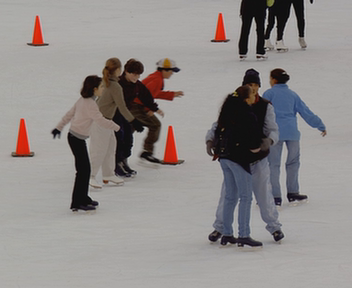
//> input picture testdata/images/001.png, 352 x 288 px
$ ./semiglobal_matching ../testdata/images/001.png ../testdata/images/002.png   (built with g++ and OpenCV 4)
//> lines starting //> are read from the running program, lines starting //| are printed output that depends on the picture
### common/imgutils/combine.impl.hpp
//Image combination functions (template implementations)
// Andreas Unterweger, 2016-2022
//This code is licensed under the 3-Clause BSD License. See LICENSE file for details.

#include "common.hpp"

//#include "combine.hpp"

namespace imgutils
{
  template<size_t N>
  cv::Mat CombineImages(const cv::Mat (&images)[N], const CombinationMode mode, const unsigned int border_size) //Comfort version for initializer lists (no need to explicitly specify N)
  {
	  return CombineImages(N, images, mode, border_size);
  }
}

### common/imgutils/combine.hpp
//Image combination functions (header)
// Andreas Unterweger, 2016-2018
//This code is licensed under the 3-Clause BSD License. See LICENSE file for details.

#pragma once

#include <cstddef>

#include <opencv2/core.hpp>

namespace imgutils
{
  using namespace std;

  using namespace cv;

  //Position of combined images
  enum CombinationMode { Horizontal, Vertical };

  //Method to convert difference images
  enum DifferenceConversionMode
  {
    Offset, //Adds 128 to the difference, clipping values below -128 and above 127, respectively
    Absolute, //Calculates absolute differences, i.e., without a sign
    Color //Converts positive differences to red values and negative differences to blue values
  };

  //Concatenates N images (of potentially different sizes and color spaces) horizontally or vertically with black borders between them. If the images differ in size, they are border-filled to the largest width and height across all images.
  template<size_t N>
  Mat CombineImages(const Mat (&images)[N], const CombinationMode mode, const unsigned int border_size = 3);

  //Concatenates N images (of potentially different sizes and color spaces) horizontally or vertically with black borders between them. If the images differ in size, they are border-filled to the largest width and height across all images.
  Mat CombineImages(const size_t N, const Mat images[], const CombinationMode mode, const unsigned int border_size);

  //Subtracts two (unsigned) 8-bit images from one another and returns a (signed) 16-bit difference image
  Mat SubtractImages(const Mat &image1, const Mat &image2);

  //Converts a difference image (with one channel of signed 16-bit values) to illustrate it as an unsigned 8-bit image, e.g., with imshow
  Mat ConvertDifferenceImage(const Mat &difference_image, DifferenceConversionMode mode = Color);
}

#include "combine.impl.hpp"

### common/imgutils/multiwin.cpp
//Multi-window arrangements
// Andreas Unterweger, 2022
//This code is licensed under the 3-Clause BSD License. See LICENSE file for details.

#include <algorithm>
#include <numeric>
#include <stdexcept>
#include <cassert>

#include "multiwin.hpp"

namespace imgutils
{
  MultiWindow::MultiWindow(const std::vector<VisibleWindow*> &windows, const WindowAlignment alignment, const std::vector<VisibleWindow*> &hidden_windows)
   : VisibleWindow("Window group"), hidden_windows(hidden_windows), alignment(alignment)
  {
    SetWindows(windows);
  }

  MultiWindow::MultiWindow(const WindowAlignment alignment)
   : VisibleWindow("Protected window group"), alignment(alignment)
  { }

  MultiWindow::~MultiWindow()
  {
    Hide();
  }

  void MultiWindow::SetWindows(const std::vector<VisibleWindow*> &windows)
  {
    assert(windows.size() >= 1);
    for (const auto * const window : windows)
      assert(window); //Window must not be null
    this->windows = windows;
    SetPosition(position);
  }

  // [50 lines left out: functions GetSize, SetSize, not called in this run]

  void MultiWindow::SetPosition(const cv::Point &position)
  {
    VisibleWindow::SetPosition(position);
    cv::Point current_position = position;
    for (auto * const window : windows)
    {
      window->SetPosition(current_position);
      const auto window_size = window->GetSize();
      switch (alignment)
      {
        case WindowAlignment::Horizontal:
          current_position += cv::Point(window_size.width, 0);
          break;
        case WindowAlignment::Vertical:
          current_position += cv::Point(0, window_size.height);
          break;
      }
    }
  }

  // [9 lines left out: function CreateWindow, not called in this run]

  void MultiWindow::AfterCreateWindow()
  {
  }

  // [27 lines left out: functions Update, DestroyWindow, Wait, WaitMinimal, not called in this run]
}

### common/imgutils/window.cpp
//Window abstraction
// Andreas Unterweger, 2022
//This code is licensed under the 3-Clause BSD License. See LICENSE file for details.

#include <stdexcept>
#include <algorithm>

#include <opencv2/highgui.hpp>

#include "window.hpp"

namespace imgutils
{
  WindowBase::WindowBase() : size(cv::Size()), position(cv::Point()) { }

  // [4 lines left out: function GetSize, not called in this run]

  void WindowBase::SetSize(const cv::Size &size)
  {
    this->size = size;
  }

  // [4 lines left out: function GetPosition, not called in this run]

  void WindowBase::SetPosition(const cv::Point &position)
  {
    this->position = position;
  }

  VisibleWindow::VisibleWindow(const std::string &title)
    : title(title),
      shown(false)
  { }

  VisibleWindow::~VisibleWindow()
  { }

  // [44 lines left out: functions Show, Hide, IsShown, ShowInteractive, WaitMinimal, not called in this run]

  cv::Size VisibleWindow::GetTotalSize(const cv::Size &size)
  {
    const cv::Size borders = cv::Size(2 * (outer_border_size + inner_border_size), outer_border_size + title_bar_height + inner_border_size + outer_border_size); //Left and right borders, top title bar and bottom border
    return size + borders;
  }

  Window::Window(const std::string &title, const cv::Mat &content, const cv::Size &size)
    : VisibleWindow(title),
      content(content),
      always_show_enhanced(false), position_like_enhanced(false)
  {
    SetSize(size);
  }

  Window::~Window()
  {
    Hide();
  }

  // [19 lines left out: functions AddControl, RemoveControl, not called in this run]

  cv::Size Window::GetContentSize() const
  {
    const auto content_size = size == cv::Size() ? content.size() : size; //Image size (if size is set to zeros), or desired size
    return content_size;
  }

  // [7 lines left out: function GetControlHeights, not called in this run]

  cv::Size Window::GetSize() const
  {
    const auto content_size = GetContentSize();
    auto total_size = VisibleWindow::GetTotalSize(content_size);
    if (IsEnhanced() || position_like_enhanced) //Enhanced window
      total_size.height += tool_bar_height + status_bar_height; //Consider additional tool bar and status bar
    total_size.height += GetControlHeights(); //Consider heights of window controls
    return total_size;
  }

  void Window::SetSize(const cv::Size &size)
  {
    VisibleWindow::SetSize(size);
    if (shown)
    {
      auto actual_size = GetContentSize();
      if (IsEnhanced())
        actual_size.height += tool_bar_height + status_bar_height;
      actual_size.height += GetControlHeights();
      cv::resizeWindow(title, actual_size); //In enhanced windows, OpenCV uses this size for the total inner window size (including tool bars etc.), not only the content, so add everything that contributes to this size so that the content is of the specified size
    }
  }

  // [23 lines left out: functions Zoom, ZoomFully, GetPosition, not called in this run]

  void Window::SetPosition(const cv::Point &position)
  {
    VisibleWindow::SetPosition(position);
    if (shown)
    {
      const auto actual_position = GetPosition();
      cv::moveWindow(title, actual_position.x, actual_position.y);
    }
  }

  // [69 lines left out: functions SetAlwaysShowEnhanced, SetPositionLikeEnhanced, CreateWindow, AfterCreateWindow, Update, DestroyWindow and 2 more, not called in this run]

  bool Window::IsEnhanced() const
  {
    return always_show_enhanced || std::any_of(controls.begin(), controls.end(),
                                               [](const WindowControlBase * const control)
                                                 {
                                                   return control->RequiresEnhancedWindow();
                                                 });
  }

  // [5 lines left out: function UpdateContent, not called in this run]
}

### common/imgutils/combine.cpp
//Image combination functions
// Andreas Unterweger, 2016-2022
//This code is licensed under the 3-Clause BSD License. See LICENSE file for details.

#include <algorithm>
#include <vector>

#include <opencv2/imgproc.hpp>

#include "common.hpp"
#include "combine.hpp"

namespace imgutils
{
  cv::Mat CombineImages(const size_t N, const cv::Mat images[], const CombinationMode mode, const unsigned int border_size)
  {
    assert(N > 1);
    assert(mode == CombinationMode::Horizontal || mode == CombinationMode::Vertical);
    const bool horizontal = mode == CombinationMode::Horizontal;
    assert(border_size != 0);
    bool grayscale = true; //Assume gray-scale images
    cv::Size max_size(0, 0);
    for (size_t i = 0; i < N; i++)
    {
      auto &image = images[i];
      assert(image.type() == CV_8UC1 || image.type() == CV_8UC3);
      if (grayscale && image.type() == CV_8UC3) //If at least one image uses a format which supports colors, all others will be converted later
        grayscale = false;
      max_size.width = std::max(image.cols, max_size.width); //Use the largest image dimension
      max_size.height = std::max(image.rows, max_size.height);
    }
    const cv::Mat black_bar(horizontal ? max_size.height : border_size, horizontal ? border_size : max_size.width, grayscale ? CV_8UC1 : CV_8UC3, grayscale ? cv::Scalar(0) : cv::Scalar(0, 0, 0));
    std::vector<cv::Mat> image_parts(2 * N - 1);
    for (size_t i = 0; i < N; i++)
    {
      cv::Mat current_image(images[i]);
      if (!grayscale && current_image.type() == CV_8UC1) //Image needs to be converted into a format which supports colors
      {
        cv::Mat new_image;
        cv::cvtColor(current_image, new_image, cv::COLOR_GRAY2BGR);
        current_image = new_image;
      }
      if (current_image.size() != max_size) //Image needs to be resized
      {
        cv::Mat new_image(max_size, grayscale ? CV_8UC1 : CV_8UC3, grayscale ? cv::Scalar(0) : cv::Scalar(0, 0, 0));
        current_image.copyTo(new_image(cv::Rect(cv::Point(), current_image.size()))); //Copy old image into top-left corner of new image
        current_image = new_image;
      }
      image_parts[2 * i] = current_image;
      if (i != N - 1) //No black bar after last image
        image_parts[2 * i + 1] = black_bar;
    }
    cv::Mat combined_image;
    /*constexpr auto horizontal_combination_function = static_cast<void (*)(const cv::Mat*, size_t, cv::OutputArray)>(cv::hconcat);
    constexpr auto vertical_combination_function = static_cast<void (*)(const cv::Mat*, size_t, cv::OutputArray)>(cv::vconcat);
    (horizontal ? horizontal_combination_function : vertical_combination_function)(image_parts.data(), image_parts.size(), combined_image);*/
    if (horizontal)
      cv::hconcat(image_parts.data(), image_parts.size(), combined_image);
    else
      cv::vconcat(image_parts.data(), image_parts.size(), combined_image);
    return combined_image;
  }

  // [50 lines left out: functions SubtractImages, ConvertDifferenceImage, not called in this run]
}

### stereo_matching/semiglobal_matching.cpp
//Illustration of semi-global stereo matching
// Andreas Unterweger, 2017-2022
//This code is licensed under the 3-Clause BSD License. See LICENSE file for details.

#include <iostream>

#include "opencv2/core.hpp"
#include "opencv2/calib3d.hpp"
#include "opencv2/imgproc.hpp"

#include "combine.hpp"
#include "window.hpp"
#include "multiwin.hpp"

static constexpr auto number_of_disparities = 64;
static constexpr auto number_of_fractional_bits = 4; //Sub-pixel precision of the stereo-matching algorithm in bits

static cv::Mat ConvertDisparityImage(const cv::Mat &disparity_image)
{
  constexpr auto number_of_output_values = 256; //8-bit unsigned
  constexpr auto number_of_input_values = number_of_disparities * (1 << number_of_fractional_bits);
  constexpr auto conversion_factor = static_cast<double>(number_of_output_values) / number_of_input_values;
  cv::Mat converted_image;
  disparity_image.convertTo(converted_image, CV_8UC1, conversion_factor);
  return converted_image;
}

static cv::Mat GetDisparityImage(const cv::Mat &left_image, const cv::Mat &right_image)
{
  assert(left_image.channels() == right_image.channels());
  const auto number_of_channels = left_image.channels();
  constexpr auto SAD_window_size = 5;
  const auto sgbm = cv::StereoSGBM::create(0, number_of_disparities, SAD_window_size, 8 * number_of_channels * SAD_window_size * SAD_window_size, 32 * number_of_channels * SAD_window_size * SAD_window_size, 0, 0, 5, 50, 2, cv::StereoSGBM::MODE_HH);
  cv::Mat disparity_image;
  sgbm->compute(left_image, right_image, disparity_image);
  const cv::Mat converted_disparity_image = ConvertDisparityImage(disparity_image);
  return converted_disparity_image;
}

static void ShowWindows(const cv::Mat &left_image, const cv::Mat &right_image)
{
  constexpr auto image_window_name = "Left and right images";
  constexpr auto disparity_window_name = "Estimated disparity image";
  assert(left_image.size() == right_image.size());
  const cv::Mat combined_image = imgutils::CombineImages({left_image, right_image}, imgutils::CombinationMode::Horizontal);
  imgutils::Window image_window(image_window_name, combined_image);
  const cv::Mat disparity_image = GetDisparityImage(left_image, right_image);
  imgutils::Window disparity_window(disparity_window_name, disparity_image);
  imgutils::MultiWindow all_windows({&image_window, &disparity_window}, imgutils::WindowAlignment::Horizontal);
  all_windows.ShowInteractive();
}

int main(const int argc, const char * const argv[])
{
  if (argc != 3)
  {
    std::cout << "Illustrates the estimation of a disparity image via semi-global stereo matching." << std::endl;
    std::cout << "Usage: " << argv[0] << " <left image> <right image>" << std::endl;
    return 1;
  }
  const auto left_image_path = argv[1];
  const cv::Mat left_image = cv::imread(left_image_path, cv::IMREAD_GRAYSCALE);
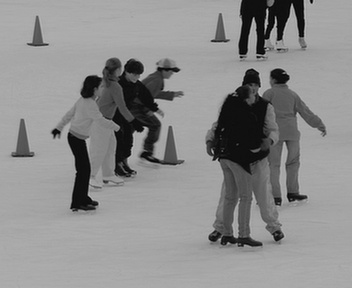
//> left_image: 288 rows x 352 cols, CV_8UC1; min 0, max 202, mean 139.1
  if (left_image.empty())
  {
    std::cerr << "Could not read left image '" << left_image_path << "'" << std::endl;
    return 2;
  }
  const auto right_image_path = argv[2];
  const cv::Mat right_image = cv::imread(right_image_path, cv::IMREAD_GRAYSCALE);
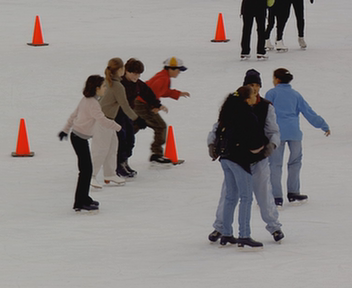
//> input picture testdata/images/002.png, 352 x 288 px
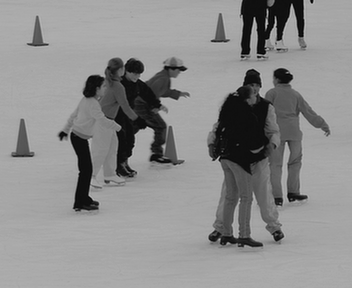
//> right_image: 288 rows x 352 cols, CV_8UC1; min 0, max 200, mean 139
  if (right_image.empty())
  {
    std::cerr << "Could not read right image '" << right_image_path << "'" << std::endl;
    return 3;
  }
  ShowWindows(left_image, right_image);
//> in CombineImages, `const bool horizontal = mode == CombinationMode::Horizontal;`: horizontal = true
//> in CombineImages, `const cv::Mat black_bar(horizontal ? max_size.height : border_size, ho..`: black_bar = 288 rows, first 8: [0, 0, 0], [0, 0, 0], [0, 0, 0], [0, 0, 0], [0, 0, 0], [0, 0, 0], [0, 0, 0], [0, 0, 0]
//> in CombineImages, `cv::hconcat(image_parts.data(), image_parts.size(), combined_image);`:
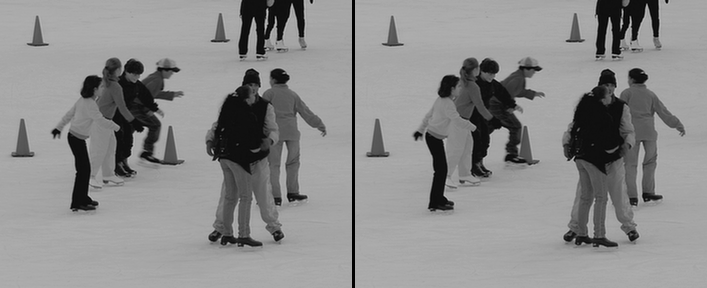
//> combined_image: 288 rows x 707 cols, CV_8UC1; min 0, max 202, mean 138.5
//> in SetSize, `this->size = size;`: this->size = Size(0, 0)
//> in GetDisparityImage, `sgbm->compute(left_image, right_image, disparity_image);`:
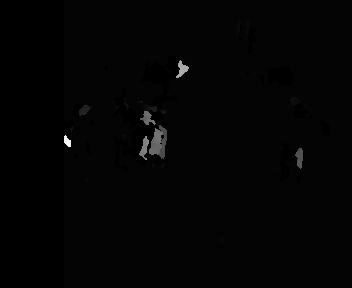
//> disparity_image: 288 rows x 352 cols, CV_16SC1; min -16, max 843, mean -0.1; drawn with min black and max white
//> the loop in SetWindows, `for (const auto * const window : windows)` made 2 passes
//> in SetWindows, `this->windows = windows;`: this->windows = 2 items
//> (the run ends here: the program needs code that is not available in this run, at `total_size.height += GetControlHeights();`)
